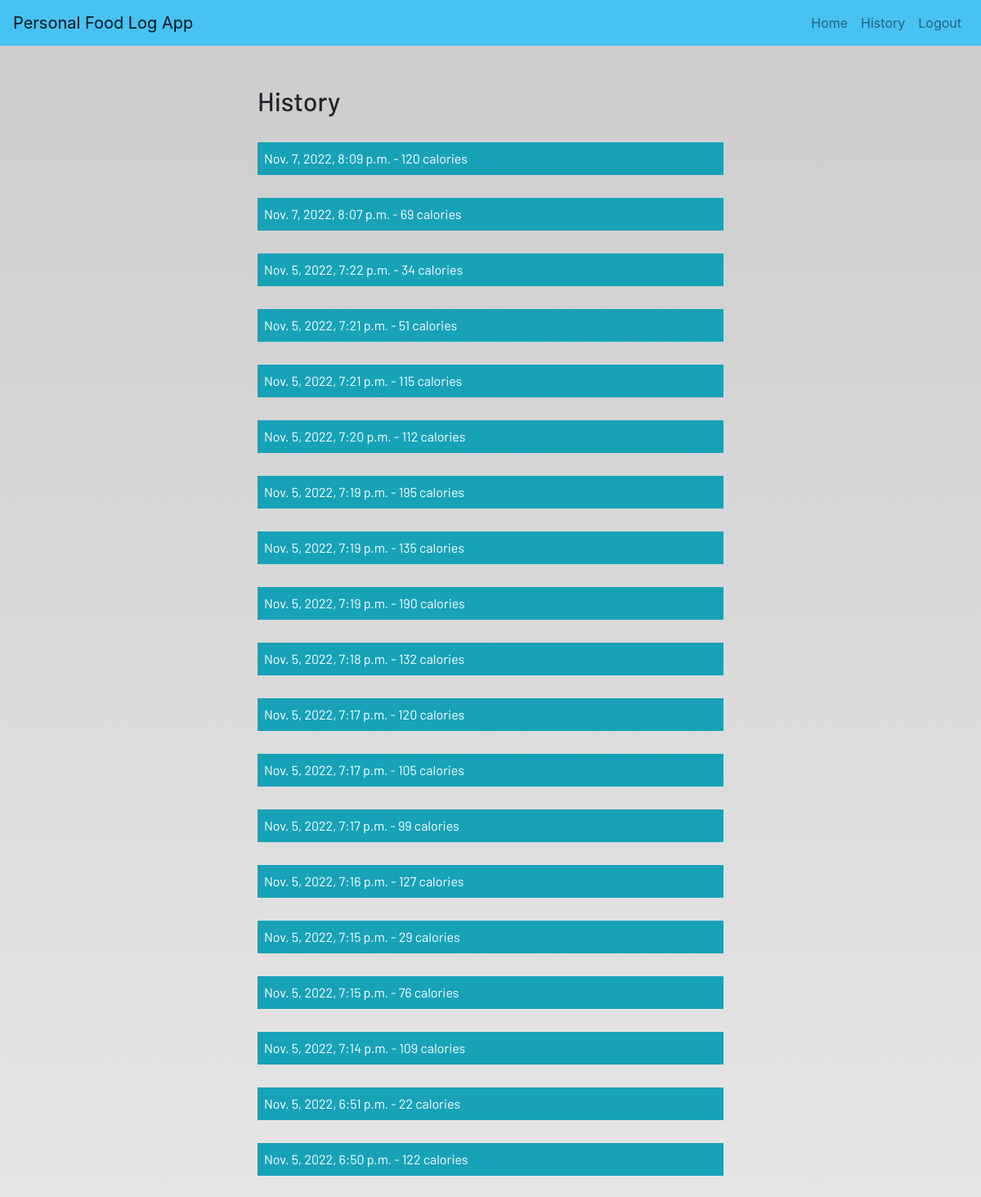
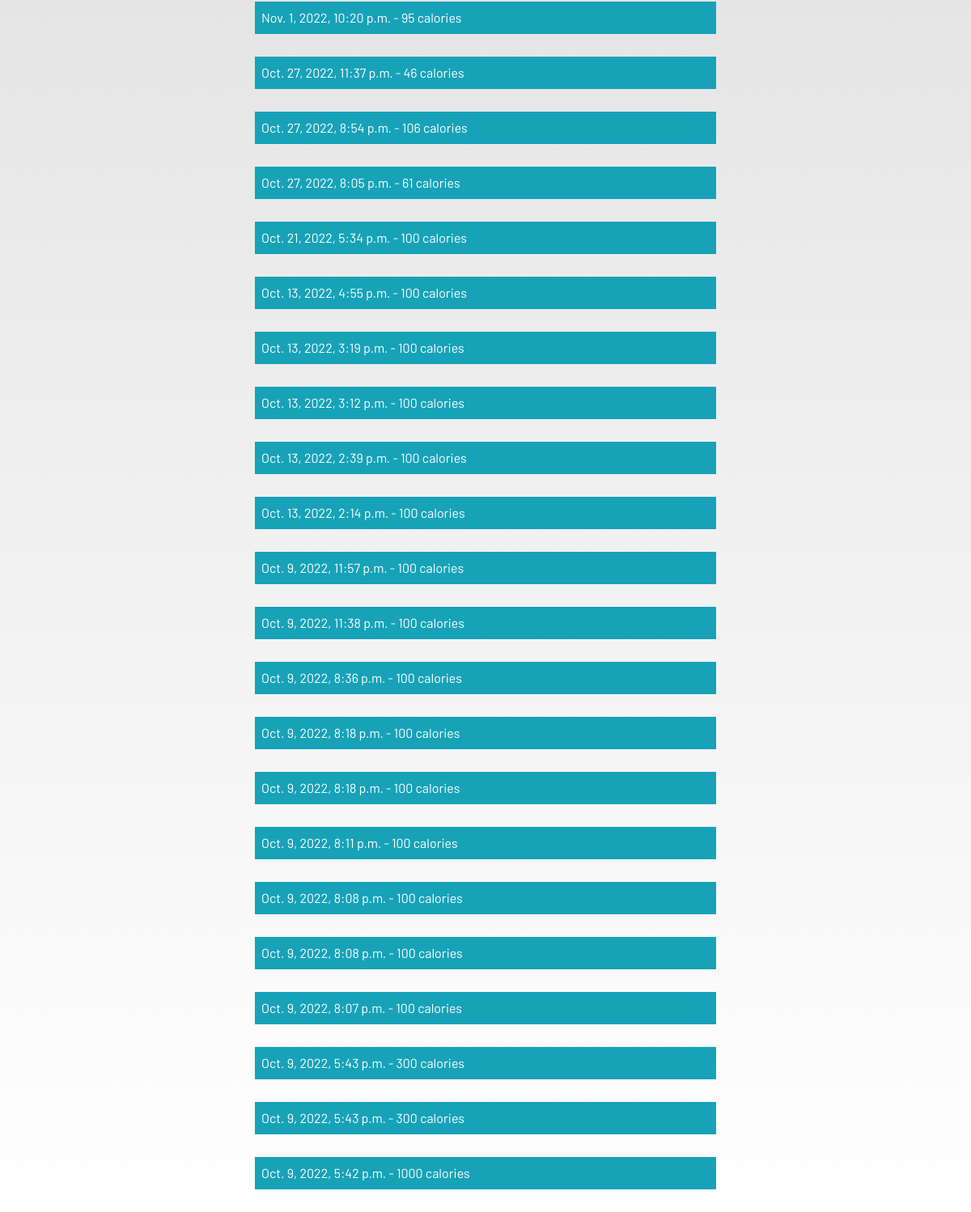
The app's page /history (signed in) with its own data (2 pictures, top to bottom).
### user/models.py (models this page shows)
class Food(models.Model):
    user = models.ForeignKey(User, on_delete=models.CASCADE)
    estimated_calories = models.IntegerField(default=0)
    ingredients = models.CharField(max_length=10000, null=True, blank=True)
    uploaded_date = models.DateTimeField(auto_now_add=True)
    food_picture = models.ImageField(
        null=False, blank=False, upload_to='food_images')

### user/views.py (the view)
# urls.py: path('history', views.history, name='user-history'),
@login_required
def history(request):
    user_id = request.user.id
    foods = Food.objects.filter(user_id=user_id).order_by('-uploaded_date')
    return render(request, 'user/history.html', {"foods":foods})

### user/templates/user/history.html
{% extends 'user/base.html' %} {% load static %} {% load crispy_forms_tags%}
{% block content %}
<div class="container col-md-6" >
  <h2>History</h2>
  <br>
  {% for food in foods %}
  <a href="{% url 'history_detail' food.id  %}"><div class="p-2 mb-1 bg-info text-white">
    {{ food.uploaded_date}} - {{ food.estimated_calories }} calories
   </div></a>
<br>
  {% endfor %}
</div>
{% endblock content %}

### user/templates/user/base.html (shortened to what this page needs)
<!DOCTYPE html>
{% load static %}
<html lang="en">
  <head>
    <link
      rel="stylesheet"
      href="https://stackpath.bootstrapcdn.com/bootstrap/4.3.1/css/bootstrap.min.css"
    />
    <link
      rel="stylesheet"
      href="https://use.fontawesome.com/releases/v5.7.2/css/all.css"
    />
    <link rel="stylesheet" href="{% static 'css/main.css' %}" />
  </head>
  <body>
    <header>
      <nav class="navbar navbar-expand-lg navbar-light bg-light">
          <a class="navbar-brand" href="{% url 'user-home'%}">Personal Food Log App</a>
          <div
            class="collapse navbar-collapse justify-content-end"  id="navbarTogglerDemo01"
            id="navbarSupportedContent"
          >
            <ul class="navbar-nav mb-2 mb-lg-0">
              <li class="nav-item">
                <a
                  class="nav-link"
                  aria-current="page"
                  href="{% url 'user-home'%}"
                  >Home</a
                >
              </li>
              {% if user.is_authenticated %}
              <li class="nav-item">
                <a class="nav-link" href="{%url 'user-history'%}">History</a>
              </li>
              <li class="nav-item">
                <a class="nav-link" href="{%url 'logout'%}">Logout</a>
              </li>
              {% endif %}
            </ul>
          </div>
      </nav>
    </header>
    <br /><br />
    <main>
      {% block content %}
       {% endblock content %}
    </main>
  </body>
</html>

### static/css/main.css (style rules this page uses)
html { scroll-behavior: smooth; }
main { font-family: Barlow, Quicksand, Rubik, sans-serif, serif, 'Times New Roman', Times, serif !important; }
.navbar { background-color: rgb(71, 194, 243) !important; }
html, body { max-width: 100%; overflow-x: hidden; }
body { background: linear-gradient(rgba(0, 0, 0, 0.2), rgba(255, 255, 255, 0.5)); overflow-x: hidden; background-repeat: no-repeat; }

### records on screen
Food: uploaded_date "Nov. 7, 2022, 8:09 p.m.", estimated_calories "120"
Food: uploaded_date "Nov. 7, 2022, 8:07 p.m.", estimated_calories "69"
Food: uploaded_date "Nov. 5, 2022, 7:22 p.m.", estimated_calories "34"
Food: uploaded_date "Nov. 5, 2022, 7:21 p.m.", estimated_calories "51"
Food: uploaded_date "Nov. 5, 2022, 7:21 p.m.", estimated_calories "115"
Food: uploaded_date "Nov. 5, 2022, 7:20 p.m.", estimated_calories "112"
Food: uploaded_date "Nov. 5, 2022, 7:19 p.m.", estimated_calories "195"
Food: uploaded_date "Nov. 5, 2022, 7:19 p.m.", estimated_calories "135"
Food: uploaded_date "Nov. 5, 2022, 7:19 p.m.", estimated_calories "190"
Food: uploaded_date "Nov. 5, 2022, 7:18 p.m.", estimated_calories "132"
Food: uploaded_date "Nov. 5, 2022, 7:17 p.m.", estimated_calories "120"
Food: uploaded_date "Nov. 5, 2022, 7:17 p.m.", estimated_calories "105"
Food: uploaded_date "Nov. 5, 2022, 7:17 p.m.", estimated_calories "99"
Food: uploaded_date "Nov. 5, 2022, 7:16 p.m.", estimated_calories "127"
Food: uploaded_date "Nov. 5, 2022, 7:15 p.m.", estimated_calories "29"
Food: uploaded_date "Nov. 5, 2022, 7:15 p.m.", estimated_calories "76"
Food: uploaded_date "Nov. 5, 2022, 7:14 p.m.", estimated_calories "109"
Food: uploaded_date "Nov. 5, 2022, 6:51 p.m.", estimated_calories "22"
Food: uploaded_date "Nov. 5, 2022, 6:50 p.m.", estimated_calories "122"
Food: uploaded_date "Nov. 1, 2022, 10:20 p.m.", estimated_calories "95"
Food: uploaded_date "Oct. 27, 2022, 11:37 p.m.", estimated_calories "46"
Food: uploaded_date "Oct. 27, 2022, 8:54 p.m.", estimated_calories "106"
Food: uploaded_date "Oct. 27, 2022, 8:05 p.m.", estimated_calories "61"
Food: uploaded_date "Oct. 21, 2022, 5:34 p.m.", estimated_calories "100"
Food: uploaded_date "Oct. 13, 2022, 4:55 p.m.", estimated_calories "100"
Food: uploaded_date "Oct. 13, 2022, 3:19 p.m.", estimated_calories "100"
Food: uploaded_date "Oct. 13, 2022, 3:12 p.m.", estimated_calories "100"
Food: uploaded_date "Oct. 13, 2022, 2:39 p.m.", estimated_calories "100"
Food: uploaded_date "Oct. 13, 2022, 2:14 p.m.", estimated_calories "100"
Food: uploaded_date "Oct. 9, 2022, 11:57 p.m.", estimated_calories "100"
Food: uploaded_date "Oct. 9, 2022, 11:38 p.m.", estimated_calories "100"
Food: uploaded_date "Oct. 9, 2022, 8:36 p.m.", estimated_calories "100"
Food: uploaded_date "Oct. 9, 2022, 8:18 p.m.", estimated_calories "100"
Food: uploaded_date "Oct. 9, 2022, 8:18 p.m.", estimated_calories "100"
Food: uploaded_date "Oct. 9, 2022, 8:11 p.m.", estimated_calories "100"
Food: uploaded_date "Oct. 9, 2022, 8:08 p.m.", estimated_calories "100"
Food: uploaded_date "Oct. 9, 2022, 8:08 p.m.", estimated_calories "100"
Food: uploaded_date "Oct. 9, 2022, 8:07 p.m.", estimated_calories "100"
Food: uploaded_date "Oct. 9, 2022, 5:43 p.m.", estimated_calories "300"
Food: uploaded_date "Oct. 9, 2022, 5:43 p.m.", estimated_calories "300"
Food: uploaded_date "Oct. 9, 2022, 5:42 p.m.", estimated_calories "1000"
